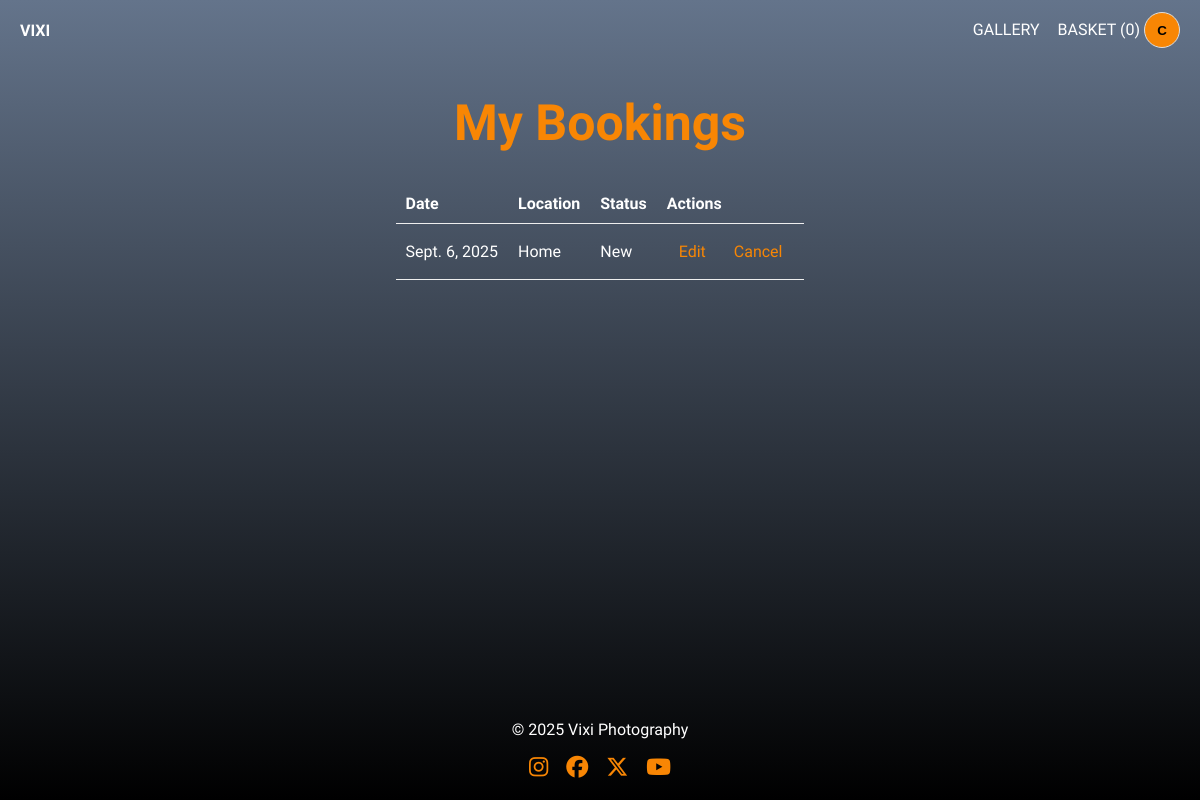
The page /orders/bookings/ (signed in) on the database its author committed.
### orders/models.py (models this page shows, shortened)
class BookingRequest(models.Model):
    STATUS = [
        ("new", "New"),
        ("review", "In Review"),
        ("accepted", "Accepted"),
        ("rejected", "Rejected"),
        ("cancelled", "Cancelled"),
    ]
    user = models.ForeignKey(settings.AUTH_USER_MODEL, on_delete=models.CASCADE, related_name='booking_requests')
    event_date = models.DateField()
    location = models.CharField(max_length=200)
    details = models.TextField(blank=True)
    status = models.CharField(max_length=10, choices=STATUS, default='new')
    created_at = models.DateTimeField(auto_now_add=True)
    class Meta:
        ordering = ['-created_at']

### orders/views.py (the view)
# urls.py: path("bookings/", views.my_bookings, name="my_bookings"),
@login_required
def my_bookings(request):
    bookings = BookingRequest.objects.filter(user=request.user)
    return render(request, "orders/my_bookings.html", {"bookings": bookings})

### orders/context_processors.py (called while the page is built)
def cart_count(request):
    cart = request.session.get("cart", {})
    total = 0
    for v in cart.values():
        total += int(v.get("qty", 0)) if isinstance(v, dict) else int(v)
    return {"cart_count": total}

### templates/orders/my_bookings.html (shortened to what this page needs)
{% extends 'base.html' %}
{% block content %}
<h1>My Bookings</h1>
<table class="cart-table">
    <thead><tr><th>Date</th><th>Location</th><th>Status</th><th class="t-right">Actions</th></tr></thead>
    <tbody>
        {% for b in bookings %}
        <tr>
            <td>{{ b.event_date }}</td>
            <td>{{ b.location }}</td>
            <td>{{ b.get_status_display }}</td>
            <td class="t-right">
                {% if b.status in "new review" %}
                    <a class="btn" href="{% url 'edit_booking' b.pk %}">Edit</a>
                    <a class="btn btn-secondary" href="{% url 'delete_booking' b.pk %}">Cancel</a>
                {% else %} - {% endif %}
            </td>
        </tr>
        {% empty %}
        <tr><td colspan="4">You have no bookings yet.</td></tr>
        {% endfor %}
    </tbody>
</table>
{% endblock %}

### templates/base.html (shortened to what this page needs)
{% load static %}
<!doctype html>
<html lang="en">
<head>
  <link rel="stylesheet" href="{% static 'css/style.css' %}">
  <link rel="stylesheet" href="{% static 'css/style.css' %}">
</head>
<body class="page {% block body_class %}{% endblock %}">
  <header class="nav">
    <a class="brand" href="{% url 'home' %}">VIXI</a>
    <nav class="nav-links">
      <a href="{% url 'gallery_index' %}">GALLERY</a>
      <a href="{% url 'cart' %}">BASKET ({{ cart_count|default:0 }})</a>
      {% if user.is_authenticated %}
  <div class="profile">
    <button class="avatar" id="avatarBtn" aria-haspopup="menu" aria-expanded="false">
      {{ user.username|first|upper }}
    </button>
  </div>
{% else %}
  <a href="{% url 'login' %}">LOGIN</a>
{% endif %}
    </nav>
  </header>
  <main class="container">
    {% block content %}{% endblock %}
  </main>
  <footer class="footer">
    <p>© 2025 Vixi Photography</p>
    <div class="social-links">
      <a href="https://instagram.com" target="_blank" aria-label="Instagram"><i class="fab fa-instagram"></i></a>
      <a href="https://facebook.com" target="_blank" aria-label="Facebook"><i class="fab fa-facebook"></i></a>
      <a href="https://x.com" target="_blank" aria-label="X"><i class="fab fa-x-twitter"></i></a>
      <a href="https://youtube.com" target="_blank" aria-label="youtube"><i class="fab fa-youtube"></i></a>
    </div>
  </footer>
</body>
</html>

### static/css/style.css (style rules this page uses)
body { background: linear-gradient(to bottom, #64748B 0%, #000 100%); background-repeat: no-repeat; background-attachment: fixed; color: #fff; font-family: Marcellus, Arial, sans-serif; margin: 0; padding: 0; display: flex; flex-direction: column; min-height: 100vh; }
h1 { font-family: Marcellus, Arial, sans-serif; text-align: center; margin-bottom: 2rem; font-size: 50px; color: #f88604; }
.profile { position: relative; display: inline-block; }
.avatar { width: 36px; height: 36px; border-radius: 9999px; border: 1px solid #ddd; display: grid; place-items: center; font-weight: 700; background: #f88604; cursor: pointer; }
.page { margin:0; }
.container { max-width:1100px; margin:0 auto; flex: 1; }
.nav { background: transparent; color: fff; display:flex; justify-content:space-between; align-items:center; padding:12px 20px; }
.brand { font-weight:700; text-decoration:none; color:inherit; }
.nav-links a { margin-left:14px; text-decoration:none; color:inherit; }
.btn { display:inline-block; padding:8px 12px; text-decoration:none; cursor:pointer; color: #f88604; background: transparent; }
.btn-secondary { border-color:#bbb; }
.cart-table { width:100%; border-collapse:collapse; margin-top:12px; }
.cart-table th, .cart-table td { border-bottom:1px solid #eee; padding:10px; text-align:left; }
.t-right { text-align:right; }
.footer { border-top: 1px solid var(--border); padding: 20px 4vw; text-align: center; background: transparent; color: #fff; }
.social-links { margin-top: 8px; display: flex; justify-content: center; gap: 18px; font-size: 22px; }
.social-links a { text-decoration: none; transition: transform .2s; color: #f88604 !important; }
.social-links i { font-size: 22px; color: var(--fg); }
html, body { height: 100%; }

### rows shown on the page
BookingRequest: event_date "Sept. 6, 2025", location "Home", status "New", shows "Edit"

### other values the page prints
{{ cart_count|default:0 }} "0"
{{ user.username|first|upper }} "C"
